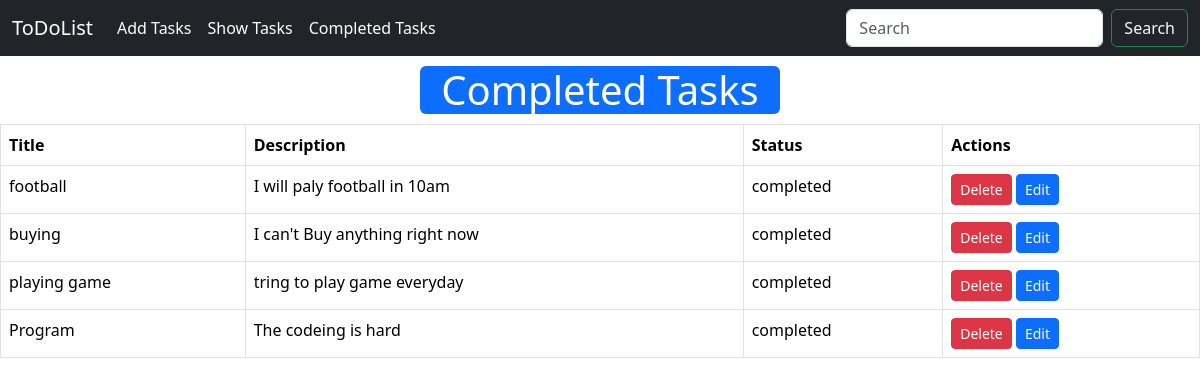
/completed_tasks/, run on the app's committed database.
### first_app/models.py (models this page shows)
class TaskModel(models.Model):
    id = models.IntegerField(primary_key=True)
    taskTitle = models.CharField(max_length=20)
    taskDescription = models.CharField(max_length=50)
    is_completed = models.BooleanField(default=False)

### first_app/views.py (the view)
# urls.py: path('completed_tasks/', views.completed_tasks, name='completed_tasks'),
def completed_tasks(request):
    tasks = TaskModel.objects.filter(is_completed=True)
    return render(request, 'completed_tasks.html', {'data': tasks})

### first_app/templates/completed_tasks.html (shortened to what this page needs)
{% extends 'home.html' %}
{% block content %}
  <div class="'width:80%;margin: auto;">
    <h1 style="width:30%;margin:10px auto;" class="bg-primary rounded text-white text-center" >Completed Tasks</h1>
    {% if data %}
    <table class="table table-bordered">
      <thead>
        <tr>
          <th scope="col">Title</th>
          <th scope="col">Description</th>
          <th scope="col">Status</th>
          <th scope="col">Actions</th>
        </tr>
      </thead>
      <tbody>
        {% for i in data %}
        <tr>
          <td>{{i.taskTitle}}</td>
          <td>{{i.taskDescription}}</td>
          <td>completed</td>
          <td>
            <a href="{% url 'delete_task' pk=i.id %}" class="btn btn-danger btn-sm">Delete</a>
            <a href="{% url 'edit_task' pk=i.id %}" class="btn btn-primary btn-sm">Edit</a>
          </td>
        </tr>
        {% endfor %}
      </tbody>
    </table>
    {% else %}
    <h3>No data available</h3>
    {% endif %}
  </div>
{% endblock %}

### first_app/templates/home.html (shortened to what this page needs)
<!DOCTYPE html>
<html lang="en">
<head>
    <link href="https://cdn.jsdelivr.net/npm/bootstrap@5.3.1/dist/css/bootstrap.min.css" rel="stylesheet">
</head>
<body>
  <nav class="navbar navbar-expand-lg bg-dark">
    <div class="container-fluid ">
      <a class="navbar-brand text-white" href="#">ToDoList</a>
      <div class="collapse navbar-collapse" id="navbarSupportedContent">
        <ul class="navbar-nav me-auto mb-2 mb-lg-0 ">
          <li class="nav-item">
            <a class="nav-link text-white" href="{% url 'add_tasks' %}">Add Tasks</a>
          </li>
          <li class="nav-item">
            <a class="nav-link text-white" href="{% url 'show_tasks' %}">Show Tasks</a>
          </li>
          <li class="nav-item">
            <a class="nav-link text-white" href="{% url 'completed_tasks' %}">Completed Tasks</a>
          </li>
        </ul>
        <form class="d-flex" role="search">
          <input class="form-control me-2" type="search" placeholder="Search" aria-label="Search">
          <button class="btn btn-outline-success text-light" type="submit">Search</button>
        </form>
      </div>
    </div>
  </nav>
  {% block content %}{% endblock content %}
</body>
</html>

### data on the page
TaskModel: taskTitle "football", taskDescription "I will paly football in 10am"
TaskModel: taskTitle "buying", taskDescription "I can't Buy anything right now"
TaskModel: taskTitle "playing game", taskDescription "tring to play game everyday"
TaskModel: taskTitle "Program", taskDescription "The codeing is hard"
